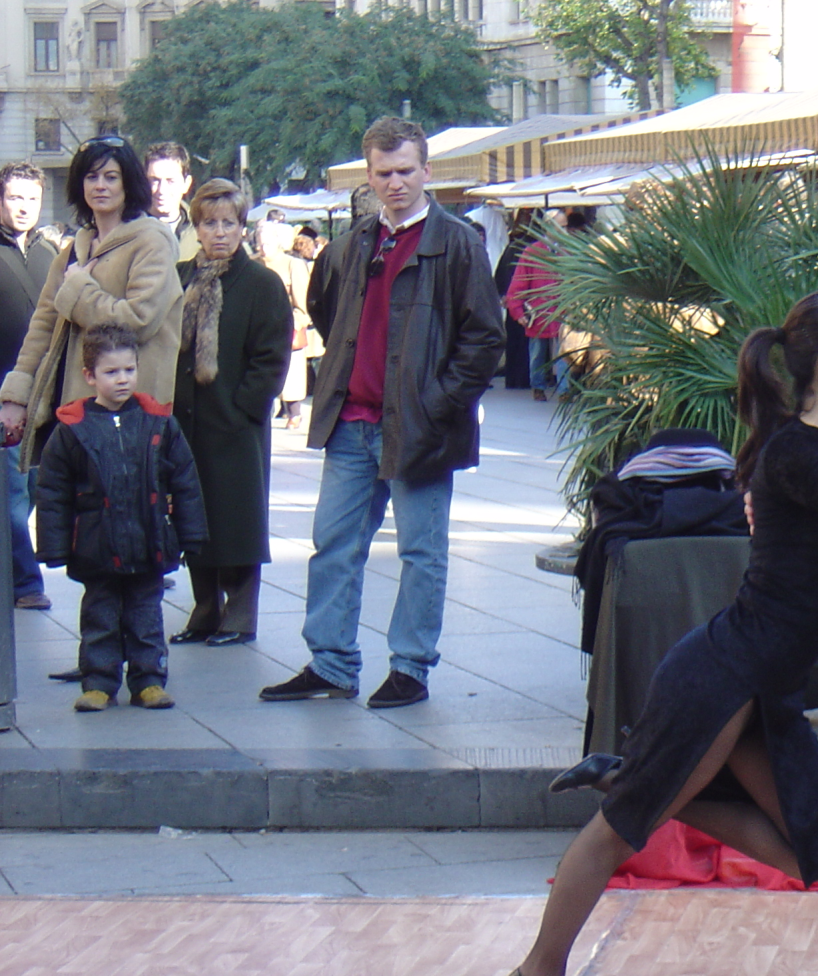
#> input picture Random-Codes/Pedestrian-Detection-OpenCV-Hog-Classifier/data/CopyDataset/0.png, 818 x 976 px; its folder holds only this picture in this run
$ jupyter execute --allow-errors 'Implementation of Pedestrian Detection using openCV.ipynb'   (shell and % lines are left out)
#> lines starting #> are read from the running program, lines starting #| are printed output that depends on the picture
### Detecting pedestrians using OpenCV

### Run the cells below, if and only if you have to extract files from a ".tar" file

[cell 1]
datadir = "data/"
dataset = "INRIAPerson"
datafile = "%s/%s.tar" % (datadir, dataset)

# Download the dataset from - http://coding-guru.com/popular-pedestrian-detection-datasets/
# http://pascal.inrialpes.fr/data/human/

[cell 2]
extractdir = "%s/%s" % (datadir, dataset)

[cell 3]
def extract_tar(datafile, extractdir):
    try:
        import tarfile
    except ImportError:
        raise ImportError("You do not have tarfile installed. "
                          "Try unzipping the file outside of Python.")

    tar = tarfile.open(datafile)
    tar.extractall(path=extractdir)
    tar.close()
    print("%s successfully extracted to %s" % (datafile, extractdir))

#> (a cell that did not finish here is left out)

### Run the code cell below, if you want to batch rename all the files as 0.png, 1.png, 2.png,...

[cell 5]
import os
path = 'E:/PythonProjects/ComputerVisionBootcamp/Random-Codes/Pedestrian-Detection-SVM/data/CopyDataset/'
files = os.listdir(path)
#print(files)

for index, file in enumerate(files):
    os.rename(os.path.join(path, file), os.path.join(path, str(index)+'.png'))

### Code to detect Pedestrians using OpenCV

[cell 6]
from imutils.object_detection import non_max_suppression
from imutils import paths
import numpy as np
import imutils
import cv2

[cell 7]
images = "E:/PythonProjects/ComputerVisionBootcamp/Random-Codes/Pedestrian-Detection-SVM/data/CopyDataset/"

[cell 8]
hog = cv2.HOGDescriptor()
hog.setSVMDetector(cv2.HOGDescriptor_getDefaultPeopleDetector())

[cell 9]
for imagePath in paths.list_images(images):
    # load the image and resize it to
    # (1) reduce detection time and
    # (2) improve detection accuracy
    image = cv2.imread(imagePath)
#> image is the input picture: shape (976, 818, 3); mean B, G, R 125.5, 114.3, 111.2
    image = imutils.resize(image, width=min(400, image.shape[1]))
#> image: shape (477, 400, 3)
    orig = image.copy()

    # detect people in the image
    (rects, weights) = hog.detectMultiScale(image, winStride=(4, 4), padding=(8, 8), scale=1.05)
#> rects = [[0, 139, 120, 251], [34, 57, 151, 302], [102, 34, 180, 360]]; weights = [0.887, 0.671, 1.58]

    # draw the original bounding boxes
    for (x, y, w, h) in rects:
        cv2.rectangle(orig, (x, y), (x + w, y + h), (0, 0, 255), 2)
#> this loop made 3 passes
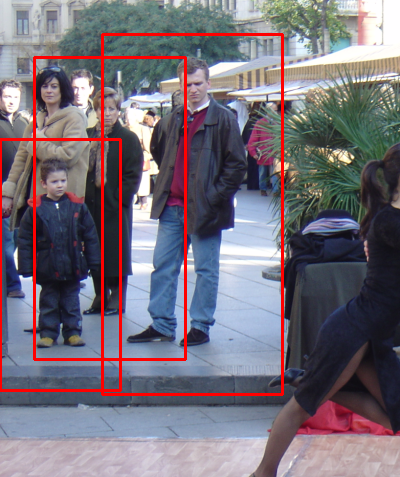
#> orig: shape (477, 400, 3); mean B, G, R 120.7, 110.1, 117.8
        # apply non-maxima suppression to the bounding boxes using a
        # fairly large overlap threshold to try to maintain overlapping
        # boxes that are still people
    rects = np.array([[x, y, x + w, y + h] for (x, y, w, h) in rects])
#> rects = [[0, 139, 120, 390], [34, 57, 185, 359], [102, 34, 282, 394]]
    pick = non_max_suppression(rects, probs=None, overlapThresh=0.65)
#> pick = [[102, 34, 282, 394], [0, 139, 120, 390], [34, 57, 185, 359]]
    # draw the final bounding boxes
    for (xA, yA, xB, yB) in pick:
        cv2.rectangle(image, (xA, yA), (xB, yB), (0, 255, 0), 2)
#> this loop made 3 passes
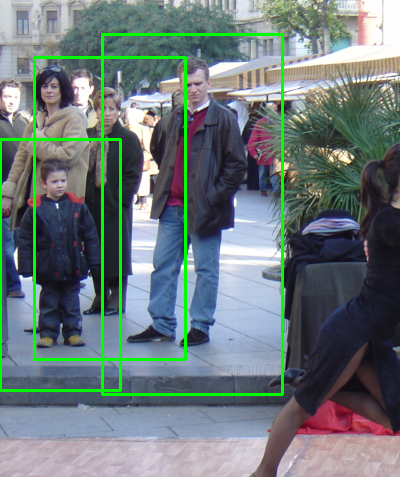
#> image: shape (477, 400, 3); mean B, G, R 120.7, 120.6, 107.2

    # show some information on the number of bounding boxes

    filename = imagePath[imagePath.rfind("/") + 1:]
    print("[INFO] {}: {} original boxes, {} after suppression".format(filename, len(rects), len(pick)))
#| [INFO] 0.png: 3 original boxes, 3 after suppression

    # show the output images
    cv2.imshow("Before NMS", orig)
    cv2.imshow("After NMS", image)
    k = cv2.waitKey(33)
#> (key Esc is pressed here)
    if k == 27:
        break

$ run again, on Random-Codes/Pedestrian-Detection-OpenCV-Hog-Classifier/data/CopyDataset/23.png
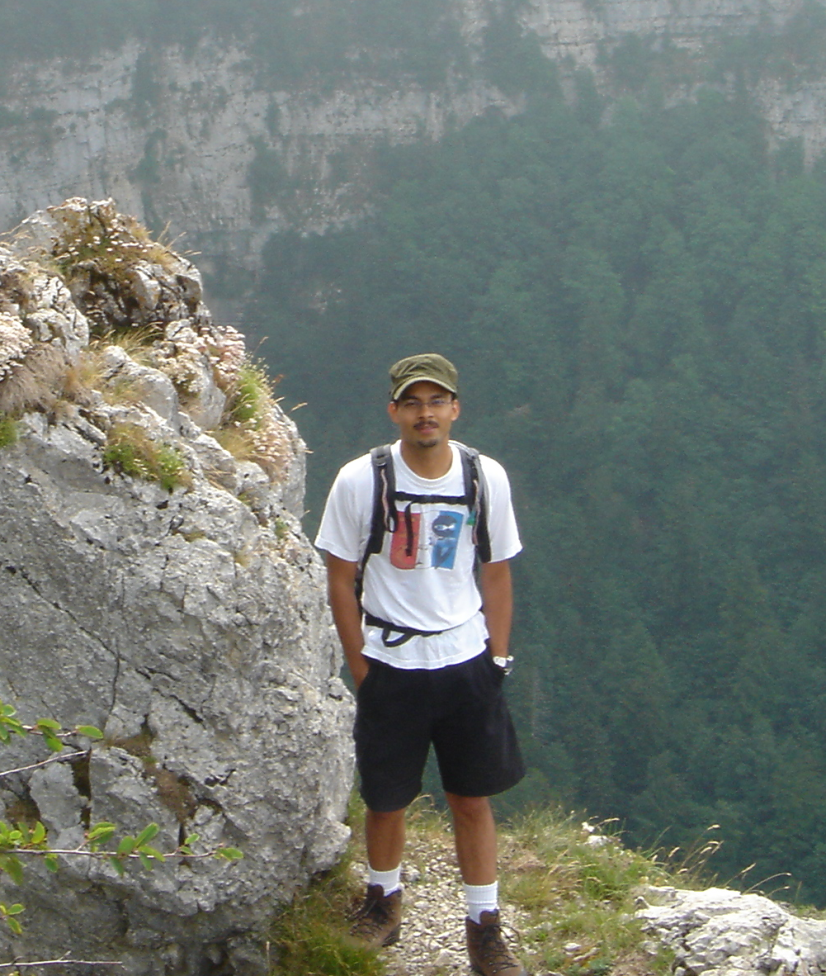
#> input picture Random-Codes/Pedestrian-Detection-OpenCV-Hog-Classifier/data/CopyDataset/23.png, 826 x 976 px
#> image is the input picture: shape (976, 826, 3); mean B, G, R 115.1, 121.5, 114.6
#> `(rects, weights) = hog.detectMultiScale(image, winStride=(4, 4), paddi..`: rects = [[118, 139, 172, 333]]; weights = [0.78]
#> the loop `for (x, y, w, h) in rects:` made 1 pass
#> after the loop `for (x, y, w, h) in rects:`:
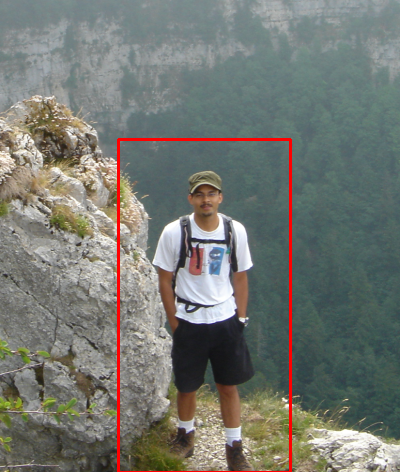
#> orig: shape (472, 400, 3); mean B, G, R 113.6, 119.9, 116.7
#> `rects = np.array([[x, y, x + w, y + h] for (x, y, w, h) in rects])`: rects = [[118, 139, 290, 472]]
#> the loop `for (xA, yA, xB, yB) in pick:` made 1 pass
#> after the loop `for (xA, yA, xB, yB) in pick:`:
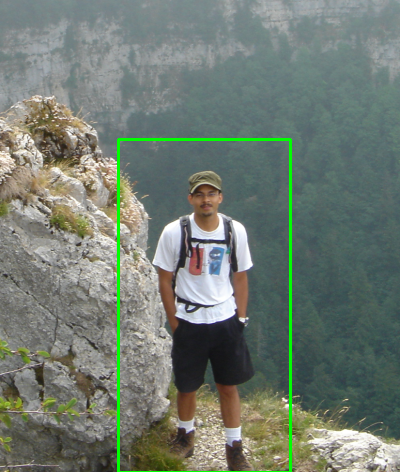
#> image: shape (472, 400, 3); mean B, G, R 113.6, 123.5, 113.1
#| [INFO] 23.png: 1 original boxes, 1 after suppression
